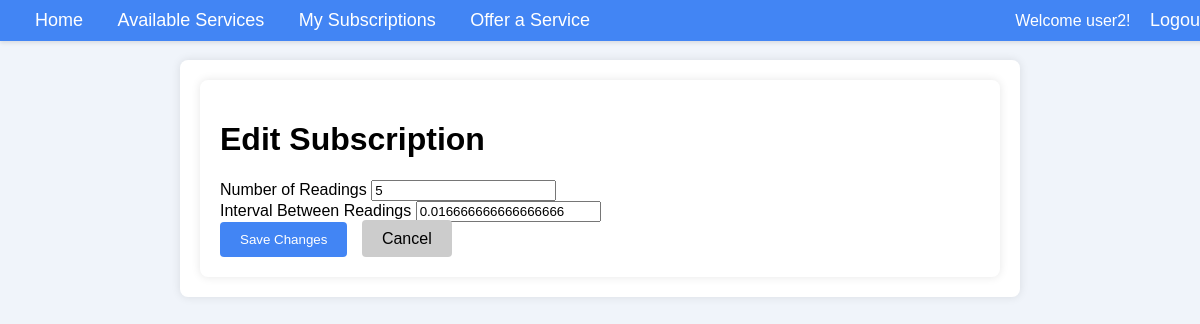
Page /sensor/edit-subscription/14/ (signed in) on the committed database.
### sensor/models.py (models this page shows)
class Subscription(models.Model):
    user = models.ForeignKey(User, on_delete=models.CASCADE)
    service = models.ForeignKey(OfferedService, on_delete=models.CASCADE)
    subscription_duration = models.IntegerField()  # Number of readings allowed
    interval_between_readings = models.FloatField()  # Interval in hours (e.g., 1.5 for 1 hour 30 minutes)

### sensor/views.py (the view, shortened to what this page needs)
# urls.py: path('edit-subscription/<int:subscription_id>/', views.edit_subscription, name='edit_subscription'),
def edit_subscription(request, subscription_id):
    subscription = get_object_or_404(Subscription, id=subscription_id, user=request.user)
    return render(request, 'sensor/edit_subscription.html', {'subscription': subscription})

### sensor/templates/sensor/edit_subscription.html (shortened to what this page needs)
{% extends "base.html" %}
{% block content %}
<div class="container">
    <h1>Edit Subscription</h1>
    <form method="POST">
        <div class="form-group">
            <label for="subscription_duration">Number of Readings</label>
            <input type="text" id="subscription_duration" name="subscription_duration" value="{{ subscription.subscription_duration }}" required>
        </div>
        <div class="form-group">
            <label for="interval_between_readings">Interval Between Readings</label>
            <input type="text" id="interval_between_readings" name="interval_between_readings" value="{{ subscription.interval_between_readings }}" required>
        </div>
        <button type="submit" class="save-button">Save Changes</button>
        <a href="{% url 'sensor:my_subscriptions' %}" class="cancel-button">Cancel</a>
    </form>
</div>
{% endblock %}

### sensor/templates/base.html (shortened to what this page needs)
<!DOCTYPE html>
<html lang="en">
<head>
</head>
<body>
    <div class="navbar">
        <div>
            <a href="{% url 'home' %}">Home</a>
            <a href="{% url 'sensor:service_list' %}">Available Services</a>
            <a href="{% url 'sensor:my_subscriptions' %}">My Subscriptions</a>
            <a href="{% url 'sensor:offer_service' %}">Offer a Service</a>
        </div>
        <div>
            {% if user.is_authenticated %}
                <span>Welcome {{ user.username }}!</span>
                <a href="{% url 'signout' %}">Logout</a>
            {% else %}
                <a href="{% url 'signin' %}">Login</a>
                <a href="{% url 'signup' %}">Sign Up</a>
            {% endif %}
        </div>
    </div>
    <div class="container">
        {% block content %}{% endblock %}
    </div>
</body>
</html>

### sensor/templates/base.html (style rules this page uses)
body { font-family: Arial, sans-serif; background-color: #f0f4fa; margin: 0; padding-top: 60px; }
.navbar { width: 100%; position: fixed; top: 0; background-color: #4285F4; color: white; padding: 10px 20px; display: flex; justify-content: space-between; align-items: center; box-shadow: 0px 2px 4px rgba(0, 0, 0, 0.1); }
.navbar a { color: white; text-decoration: none; margin: 0 15px; font-size: 18px; }
.container { max-width: 800px; margin: auto; background: white; padding: 20px; border-radius: 8px; box-shadow: 0px 0px 10px rgba(0, 0, 0, 0.1); }

### sensor/templates/sensor/edit_subscription.html (style rules this page uses)
.save-button { padding: 10px 20px; background-color: #4285F4; color: white; border: none; border-radius: 4px; cursor: pointer; }
.cancel-button { padding: 10px 20px; background-color: #CCCCCC; color: black; text-decoration: none; border-radius: 4px; margin-left: 10px; }

### rows in the picture
Subscription: subscription_duration "5", interval_between_readings "0.016666666666666666"

### other values in the picture
{{ user.username }} "user2"
